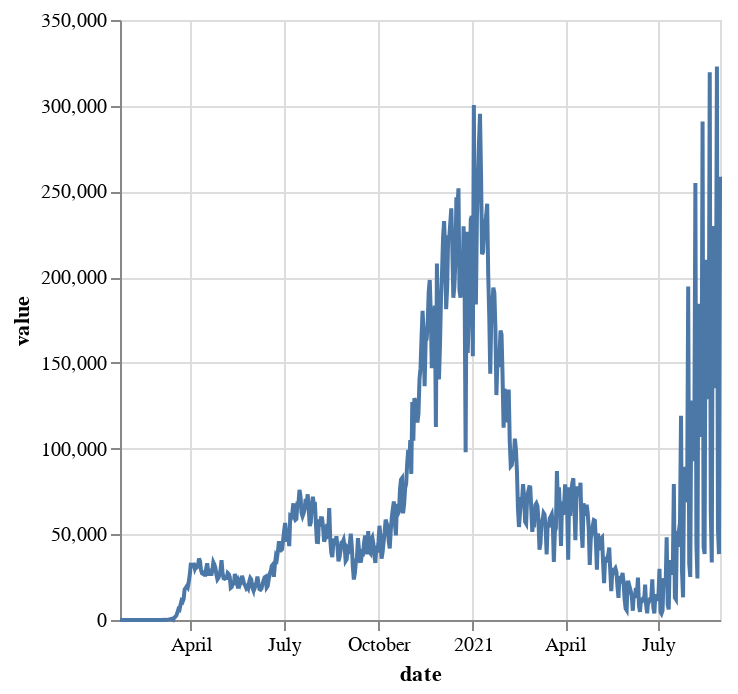

Notebook code for this chart:
### Code cell
alt.Chart(melted).mark_line().encode(x='date:T',y='value').transform_filter("datum.variable == 'US'")

### Figure 1 — Vega-Lite specification as saved in the notebook (floating-point values rounded to 4 significant figures; data arrays with more than 128 entries replaced by an {"elided": "..."} marker saying what was removed)
{"config": {"view": {"continuousWidth": 300, "continuousHeight": 300}}, "data": {"name": "data-91e020d888ad0e87e2148ae4044c479c"}, "mark": {"type": "line"}, "encoding": {"x": {"field": "date", "type": "temporal"}, "y": {"field": "value", "type": "quantitative"}}, "transform": [{"filter": "datum.variable == 'US'"}], "$schema": "https://vega.github.io/schema/vega-lite/v5.20.1.json", "datasets": {"data-91e020d888ad0e87e2148ae4044c479c": {"elided": "1758 records"}}}
